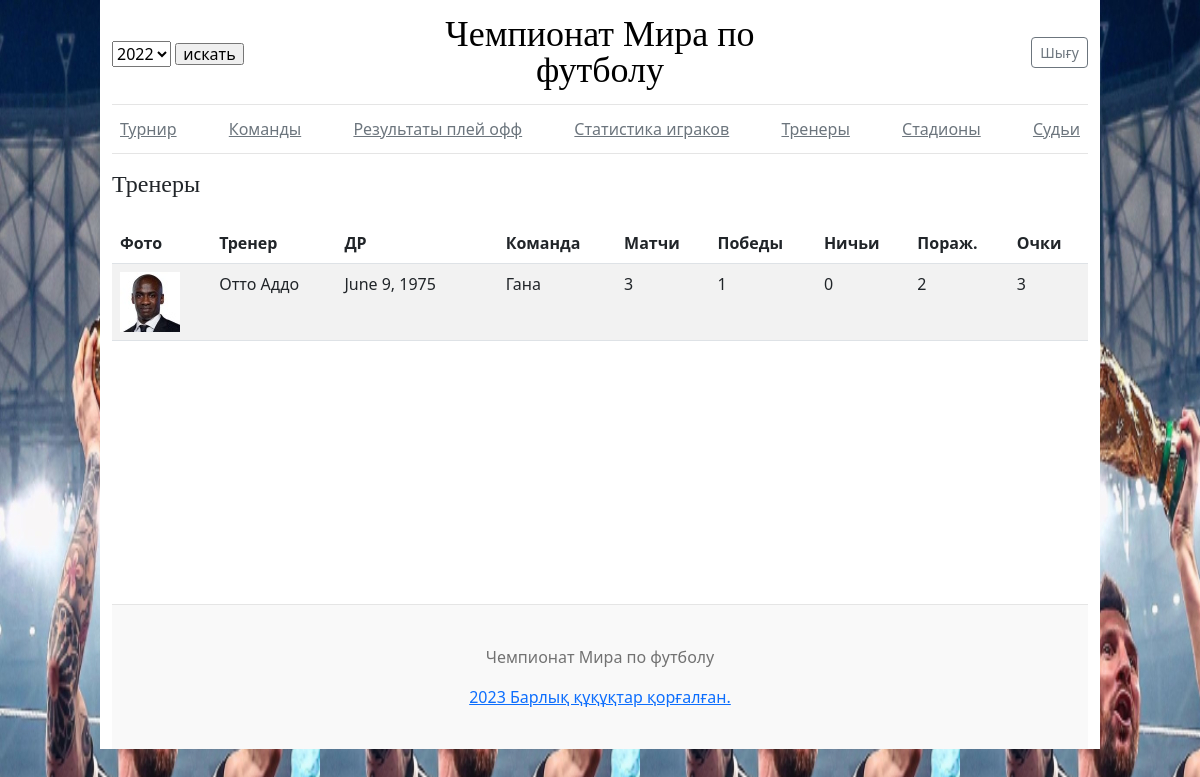
Page /main/tourment/trainers on the committed database.
### main_app/models.py (models this page shows, shortened)
class Trainers(models.Model):
    class Meta:
        verbose_name = 'Тренер'
        verbose_name_plural = 'Тренеры'
    image = models.ImageField(upload_to='images', null=True, blank=True)
    name = models.CharField(max_length=250)
    birthday = models.DateField(null=True, blank=True)
    team = models.CharField(max_length=100)
    matches = models.PositiveSmallIntegerField()
    wins = models.PositiveSmallIntegerField()
    drows = models.PositiveSmallIntegerField()
    defeats = models.PositiveSmallIntegerField()
    points = models.PositiveSmallIntegerField()
    tourment = models.ForeignKey(Tournament, on_delete=models.CASCADE)

### main_app/views.py (the view)
# urls.py: path('tourment/trainers', views.TrenersView.as_view(),
class TrenersView(TemplateResponseMixin, View):
    template_name = 'trainers.html'
    def get(self, request, *args, **kwargs):
        pk = request.GET.get('tourment_id', 1)
        trainers = Trainers.objects.filter(tourment=pk)
        tourments = Tournament.objects.all()
        return self.render_to_response({
            'tourments': tourments, 'pk': pk, 'trainers': trainers
        })

### templates/trainers.html
{% extends 'base.html' %}
{% load static %}
{% block content %}
<div style="height: 450px; overflow-y: scroll;">
	<h4 class="pt-3 pb-3">Тренеры</h4>
	<table class="table table-striped table-hover">
	  <thead>
	  	<tr>
	      <th>Фото</th>
	      <th>Тренер</th>
	      <th>ДР</th>
	      <th></th>
	      <th>Команда</th>
	      <th>Матчи</th>
	      <th>Победы</th>
	      <th>Ничьи</th>
	      <th>Пораж.</th>
	      <th>Очки</th>
	    </tr>
	  </thead>
	  <tbody>
	  	{% for trainer in trainers %}
		  	<tr>
		  		<td>
		  			{% if trainer.image %}
						<img src="{{trainer.image.url}}" alt="">
					{% else %}
						<img src="{% static 'person.png' %}" alt="">
					{% endif %}
		  		</td>
		  		<td>
		  			{{trainer.name}}
		  		</td>
		  		<td>
		  			{{trainer.birthday}}
		  		</td>
		  		<td>{{player.player.role}}</td>
		  		<td>{{trainer.team}}</td>
		  		<td>{{trainer.matches}} </td>
		  		<td>{{trainer.wins}}</td>
		  		<td>{{trainer.drows}}</td>
		  		<td>{{trainer.defeats}}</td>
		  		<td>{{trainer.points}}</td>
		  	</tr>
		{% endfor %}
	  </tbody>
	</table>
</div>
{% endblock %}

### static/css/blog.css (style rules this page uses)
body { background-image: url('img/messi.jpeg'); }
h1, h2, h3, h4, h5, h6 { font-family: "Playfair Display", Georgia, "Times New Roman", serif; }

### rows in the picture
Trainers: image (picture), name "Отто Аддо", birthday "June 9, 1975", team "Гана", matches "3", wins "1", drows "0", defeats "2", points "3"

### other values in the picture
form field tourment_id "2022"
